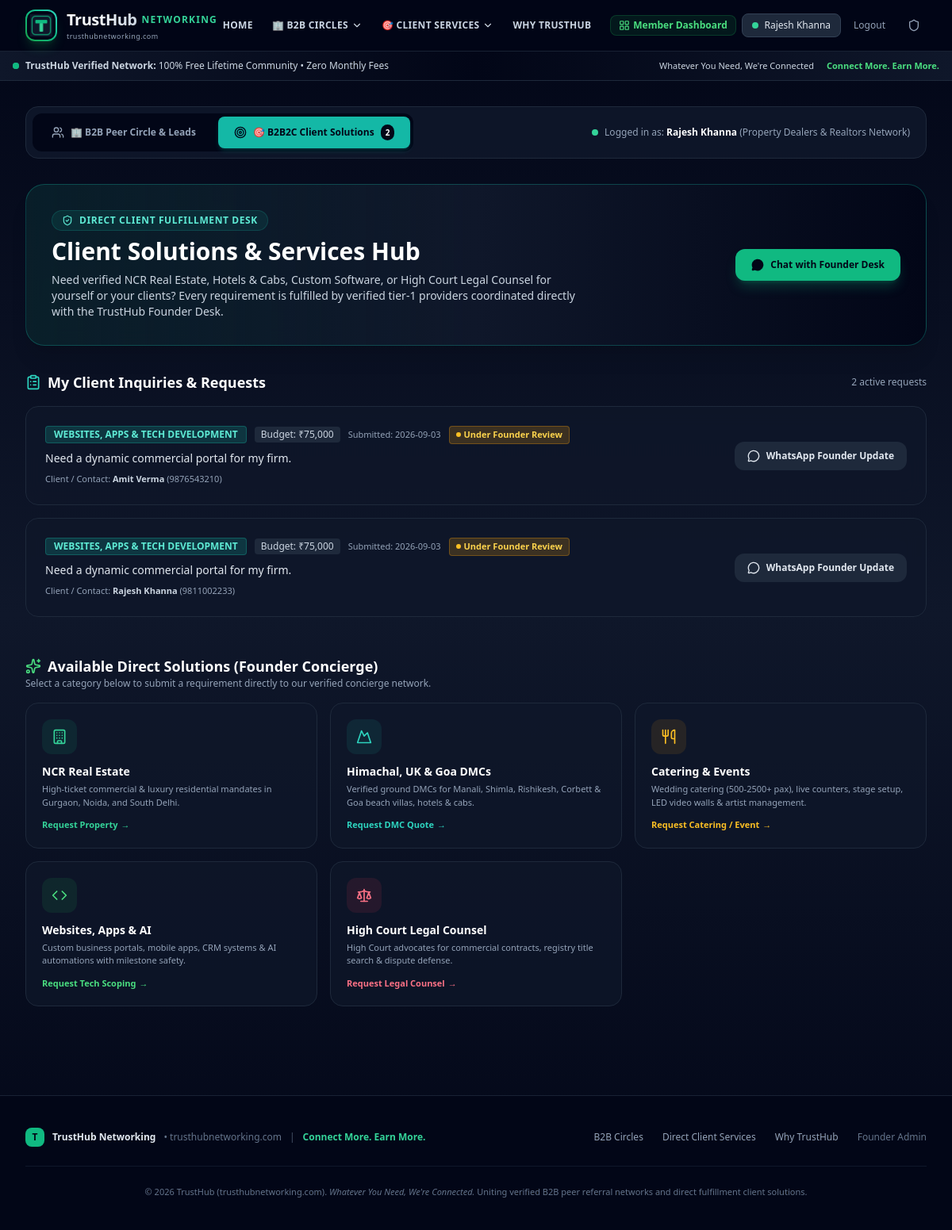
The app's page /app?mode=b2b2c, older data.
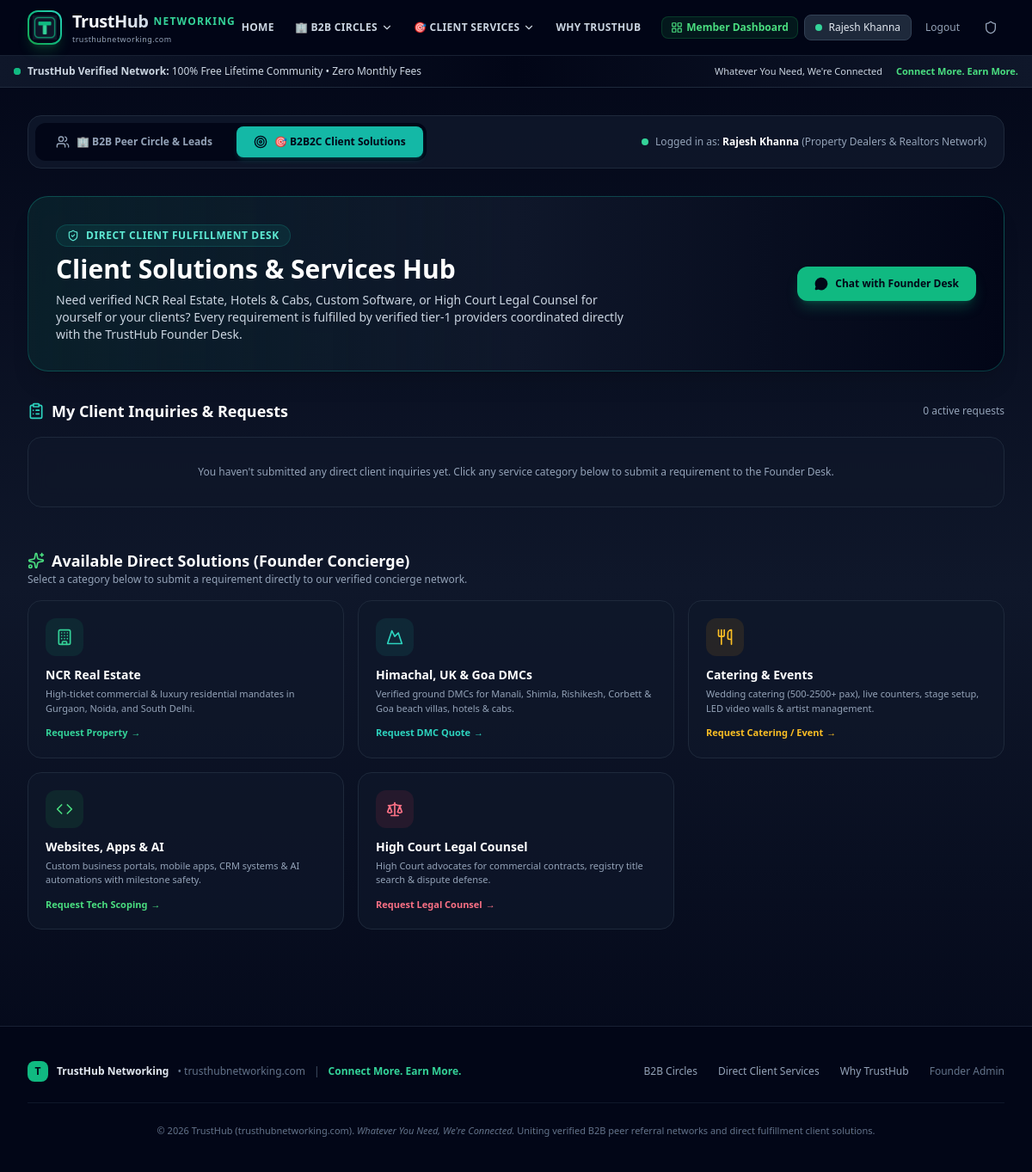
The same page, newer data.
### tables this page shows
CREATE TABLE cross_vertical_requests (
        id INTEGER PRIMARY KEY AUTOINCREMENT,
        user_id INTEGER,
        user_name TEXT NOT NULL,
        user_phone TEXT NOT NULL,
        user_profession TEXT NOT NULL,
        target_service TEXT NOT NULL,
        requirement_details TEXT NOT NULL,
        budget_range TEXT,
        status TEXT DEFAULT 'pending',
        admin_notes TEXT,
        created_at TIMESTAMP DEFAULT CURRENT_TIMESTAMP,
        FOREIGN KEY (user_id) REFERENCES users (id)
    );

### main.py (the view)
@app.get("/app", response_class=HTMLResponse)
async def member_dashboard(
    request: Request,
    mode: str = "b2b",
    location: str = None,
    deal_type: str = None,
    search: str = None
):
    current_user = get_current_user(request)
    if not current_user:
        return RedirectResponse(url="/onboard", status_code=302)
    group_id = current_user.get("group_id") or 1
    group = models.get_group_by_id(group_id)
    leads = models.get_leads_for_group(group_id, sub_location=location, deal_type=deal_type, search=search)
    b2b2c_inquiries = models.get_b2b2c_inquiries(user_id=current_user.get("id"), user_phone=current_user.get("phone_number"))
    return templates.TemplateResponse(request=request, name="dashboard.html", context={
        "current_user": current_user,
        "group": group,
        "leads": leads,
        "b2b2c_inquiries": b2b2c_inquiries,
        "mode": mode,
        "location": location,
        "deal_type": deal_type,
        "search": search
    })

### templates/dashboard.html (shortened to what the changed rows need)
{% extends "layout.html" %}
{% block content %}
<div class="max-w-7xl mx-auto px-4 sm:px-6 lg:px-8 py-8">
  <div class="mb-8 flex flex-col sm:flex-row items-stretch sm:items-center justify-between gap-4 p-2 rounded-2xl bg-slate-900/90 border border-slate-800">
    <div class="flex items-center gap-2 p-1 rounded-xl bg-slate-950">
      <a href="/app?mode=b2b2c" class="px-5 py-2.5 rounded-lg font-extrabold text-xs flex items-center gap-2 transition {% if mode == 'b2b2c' %}bg-teal-500 text-slate-950 shadow-md shadow-teal-500/20{% else %}text-slate-400 hover:text-white{% endif %}">
        <i data-lucide="target" class="w-4 h-4"></i>
        <span>🎯 B2B2C Client Solutions</span>
        {% if b2b2c_inquiries %}
          <span class="px-1.5 py-0.5 rounded-full text-[10px] font-black {% if mode == 'b2b2c' %}bg-slate-950 text-white{% else %}bg-teal-500/20 text-teal-300 border border-teal-500/30{% endif %}">{{ b2b2c_inquiries|length }}</span>
        {% endif %}
      </a>
    </div>
  </div>
  {% if mode == 'b2b2c' %}
  <div x-data="{ crossModal: false, targetService: '' }">
    <div class="mb-8 p-8 rounded-3xl glass-card border border-teal-500/30 bg-gradient-to-r from-teal-950/40 via-slate-900 to-slate-950 flex flex-col md:flex-row items-start md:items-center justify-between gap-6 shadow-xl">
      <div class="max-w-2xl">
        <div class="inline-flex items-center gap-2 px-3 py-1 rounded-full bg-teal-500/10 text-teal-300 text-xs font-bold border border-teal-500/20 uppercase tracking-wider mb-2">
          <i data-lucide="shield-check" class="w-3.5 h-3.5"></i>
          <span>Direct Client Fulfillment Desk</span>
        </div>
        <h1 class="text-2xl sm:text-3xl font-extrabold text-white">
          Client Solutions & Services Hub
        </h1>
        <p class="text-xs sm:text-sm text-slate-300 mt-2 leading-relaxed">
          Need verified NCR Real Estate, Hotels & Cabs, Custom Software, or High Court Legal Counsel for yourself or your clients? Every requirement is fulfilled by verified tier-1 providers coordinated directly with the TrustHub Founder Desk.
        </p>
      </div>
      <a href="https://wa.me/919999999999?text={{ 'Hi Founder Desk, I need a direct client solution on TrustHub.'|urlencode }}" target="_blank" rel="noopener noreferrer" class="shrink-0 px-5 py-3 rounded-xl bg-emerald-500 hover:bg-emerald-400 text-slate-950 font-extrabold text-xs flex items-center gap-2 transition shadow-lg shadow-emerald-500/25">
        <i data-lucide="message-circle" class="w-4 h-4 fill-current"></i>
        <span>Chat with Founder Desk</span>
      </a>
    </div>
    <div class="mb-12">
      <div class="flex items-center justify-between mb-4">
        <h2 class="text-lg font-bold text-white flex items-center gap-2">
          <i data-lucide="clipboard-list" class="w-5 h-5 text-teal-400"></i>
          <span>My Client Inquiries & Requests</span>
        </h2>
        <span class="text-xs text-slate-400">{{ b2b2c_inquiries|length }} active requests</span>
      </div>
      {% if b2b2c_inquiries %}
        <div class="space-y-4">
          {% for inq in b2b2c_inquiries %}
            <div class="p-6 rounded-2xl glass-card border border-slate-800 hover:border-teal-500/40 transition flex flex-col md:flex-row md:items-center justify-between gap-6">
              <div class="space-y-2 max-w-3xl">
                <div class="flex flex-wrap items-center gap-2.5">
                  <span class="text-xs uppercase font-extrabold px-2.5 py-0.5 rounded bg-teal-500/20 text-teal-300 border border-teal-500/30">
                    {{ inq.target_service }}
                  </span>
                  {% if inq.budget_range %}
                    <span class="text-xs text-slate-300 font-medium bg-slate-800 px-2 py-0.5 rounded">
                      Budget: {{ inq.budget_range }}
                    </span>
                  {% endif %}
                  <span class="text-[11px] text-slate-400">
                    Submitted: {{ inq.created_at[:10] }}
                  </span>
                  {% if inq.status == 'pending' %}
                    <span class="text-[11px] font-bold px-2 py-0.5 rounded bg-amber-500/20 text-amber-300 border border-amber-500/30 flex items-center gap-1">
                      <span class="w-1.5 h-1.5 rounded-full bg-amber-400"></span> Under Founder Review
                    </span>
                  {% elif inq.status == 'matched' %}
                    <span class="text-[11px] font-bold px-2 py-0.5 rounded bg-emerald-500/20 text-emerald-300 border border-emerald-500/30 flex items-center gap-1">
                      <span class="w-1.5 h-1.5 rounded-full bg-emerald-400"></span> Verified Provider Matched
                    </span>
                  {% else %}
                    <span class="text-[11px] font-bold px-2 py-0.5 rounded bg-slate-800 text-slate-300">
                      {{ inq.status|capitalize }}
                    </span>
                  {% endif %}
                </div>
                <p class="text-xs sm:text-sm text-slate-200 leading-relaxed font-medium">
                  {{ inq.requirement_details }}
                </p>
                <div class="text-[11px] text-slate-400">
                  Client / Contact: <strong class="text-slate-300">{{ inq.user_name }}</strong> ({{ inq.user_phone }})
                </div>
              </div>
              <div class="shrink-0">
                {% set follow_msg = "Hi Founder Desk, I'd like an update on my TrustHub Client Solution request #" ~ inq.id ~ " (" ~ inq.target_service ~ ")." %}
                <a href="https://wa.me/919999999999?text={{ follow_msg|urlencode }}" target="_blank" rel="noopener noreferrer" class="py-2.5 px-4 rounded-xl bg-slate-800 hover:bg-emerald-500 hover:text-slate-950 text-slate-200 text-xs font-bold flex items-center justify-center gap-2 transition">
                  <i data-lucide="message-circle" class="w-4 h-4"></i>
                  <span>WhatsApp Founder Update</span>
                </a>
              </div>
            </div>
          {% endfor %}
        </div>
      {% else %}
        <div class="p-8 rounded-2xl glass-card border border-slate-800 text-center">
          <p class="text-xs text-slate-400">You haven't submitted any direct client inquiries yet. Click any service category below to submit a requirement to the Founder Desk.</p>
        </div>
      {% endif %}
    </div>
    <div>
      <div class="mb-4">
        <h2 class="text-lg font-bold text-white flex items-center gap-2">
          <i data-lucide="sparkles" class="w-5 h-5 text-brand-400"></i>
          <span>Available Direct Solutions (Founder Concierge)</span>
        </h2>
        <p class="text-xs text-slate-400">Select a category below to submit a requirement directly to our verified concierge network.</p>
      </div>
      <div class="grid grid-cols-1 sm:grid-cols-2 lg:grid-cols-3 xl:grid-cols-5 gap-4">
        <div @click="targetService = 'Property / NCR Real Estate'; crossModal = true" class="p-5 rounded-2xl bg-slate-900/70 border border-slate-800 hover:border-emerald-500/50 hover:bg-slate-800/60 cursor-pointer transition group">
          <div class="w-11 h-11 rounded-xl bg-emerald-500/10 text-emerald-400 flex items-center justify-center mb-3 group-hover:scale-110 transition-transform">
            <i data-lucide="building" class="w-5 h-5"></i>
          </div>
          <h3 class="text-sm font-bold text-white mb-1">NCR Real Estate</h3>
          <p class="text-[11px] text-slate-400 line-clamp-2">High-ticket commercial & luxury residential mandates in Gurgaon, Noida, and South Delhi.</p>
          <div class="mt-3 text-[11px] text-emerald-400 font-bold flex items-center gap-1">
            <span>Request Property</span> &rarr;
          </div>
        </div>
        <div @click="targetService = 'Himachal, Uttarakhand & Goa DMCs'; crossModal = true" class="p-5 rounded-2xl bg-slate-900/70 border border-slate-800 hover:border-teal-500/50 hover:bg-slate-800/60 cursor-pointer transition group">
          <div class="w-11 h-11 rounded-xl bg-teal-500/10 text-teal-400 flex items-center justify-center mb-3 group-hover:scale-110 transition-transform">
            <i data-lucide="mountain" class="w-5 h-5"></i>
          </div>
          <h3 class="text-sm font-bold text-white mb-1">Himachal, UK & Goa DMCs</h3>
          <p class="text-[11px] text-slate-400 line-clamp-2">Verified ground DMCs for Manali, Shimla, Rishikesh, Corbett & Goa beach villas, hotels & cabs.</p>
          <div class="mt-3 text-[11px] text-teal-400 font-bold flex items-center gap-1">
            <span>Request DMC Quote</span> &rarr;
          </div>
        </div>
        <div @click="targetService = 'Catering & Event Production Services'; crossModal = true" class="p-5 rounded-2xl bg-slate-900/70 border border-slate-800 hover:border-amber-500/50 hover:bg-slate-800/60 cursor-pointer transition group">
          <div class="w-11 h-11 rounded-xl bg-amber-500/10 text-amber-400 flex items-center justify-center mb-3 group-hover:scale-110 transition-transform">
            <i data-lucide="utensils" class="w-5 h-5"></i>
          </div>
          <h3 class="text-sm font-bold text-white mb-1">Catering & Events</h3>
          <p class="text-[11px] text-slate-400 line-clamp-2">Wedding catering (500-2500+ pax), live counters, stage setup, LED video walls & artist management.</p>
          <div class="mt-3 text-[11px] text-amber-400 font-bold flex items-center gap-1">
            <span>Request Catering / Event</span> &rarr;
          </div>
        </div>
        <div @click="targetService = 'Website, App & Custom Software'; crossModal = true" class="p-5 rounded-2xl bg-slate-900/70 border border-slate-800 hover:border-brand-500/50 hover:bg-slate-800/60 cursor-pointer transition group">
          <div class="w-11 h-11 rounded-xl bg-brand-500/10 text-brand-400 flex items-center justify-center mb-3 group-hover:scale-110 transition-transform">
            <i data-lucide="code" class="w-5 h-5"></i>
          </div>
          <h3 class="text-sm font-bold text-white mb-1">Websites, Apps & AI</h3>
          <p class="text-[11px] text-slate-400 line-clamp-2">Custom business portals, mobile apps, CRM systems & AI automations with milestone safety.</p>
          <div class="mt-3 text-[11px] text-brand-400 font-bold flex items-center gap-1">
            <span>Request Tech Scoping</span> &rarr;
          </div>
        </div>
        <div @click="targetService = 'Legal, Litigation & Drafting'; crossModal = true" class="p-5 rounded-2xl bg-slate-900/70 border border-slate-800 hover:border-rose-500/50 hover:bg-slate-800/60 cursor-pointer transition group">
          <div class="w-11 h-11 rounded-xl bg-rose-500/10 text-rose-400 flex items-center justify-center mb-3 group-hover:scale-110 transition-transform">
            <i data-lucide="scale" class="w-5 h-5"></i>
          </div>
          <h3 class="text-sm font-bold text-white mb-1">High Court Legal Counsel</h3>
          <p class="text-[11px] text-slate-400 line-clamp-2">High Court advocates for commercial contracts, registry title search & dispute defense.</p>
          <div class="mt-3 text-[11px] text-rose-400 font-bold flex items-center gap-1">
            <span>Request Legal Counsel</span> &rarr;
          </div>
        </div>
      </div>
    </div>
  </div>
  {% endif %}
</div>
{% endblock %}

Row changes from the older to the newer data that the page shows:
removed cross_vertical_requests: target_service "WEBSITES, APPS & TECH DEVELOPMENT", budget_range "₹75,000", created_at "2026-09-03", status "pending" (drawn), requirement_details "Need a dynamic commercial portal for my firm.", user_name "Amit Verma", user_phone "9876543210"
removed cross_vertical_requests: target_service "WEBSITES, APPS & TECH DEVELOPMENT", budget_range "₹75,000", created_at "2026-09-03", status "pending" (drawn), requirement_details "Need a dynamic commercial portal for my firm.", user_name "Rajesh Khanna", user_phone "9811002233"
Text that changed along with them:
{{ b2b2c_inquiries|length }}: "2" → "0"
{{ b2b2c_inquiries|length }}: "2" → (not shown)
text now shown: "You haven't submitted any direct client inquiries yet. Click any service category below to submit a requirement to the Founder Desk."
